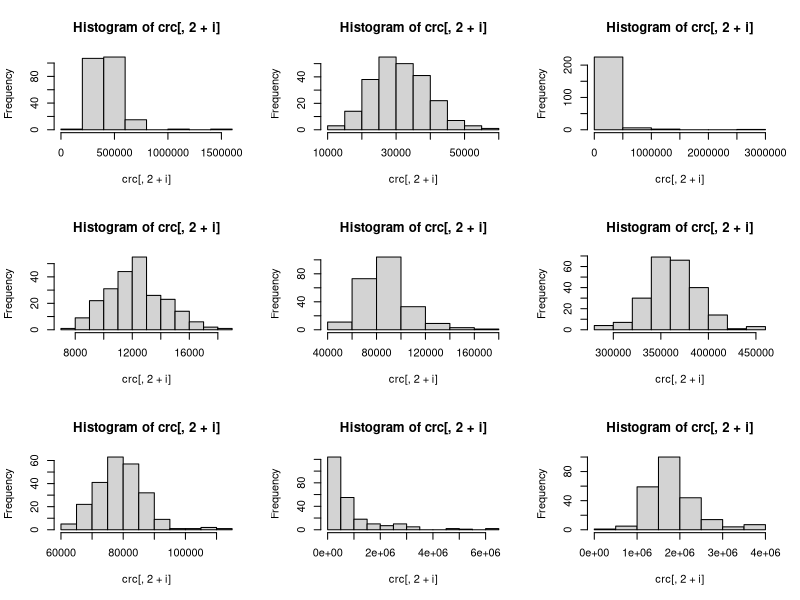
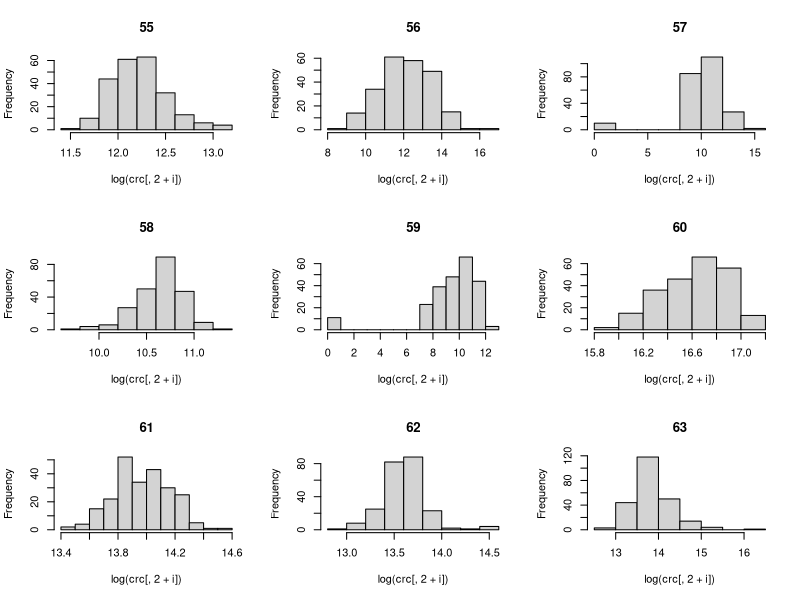
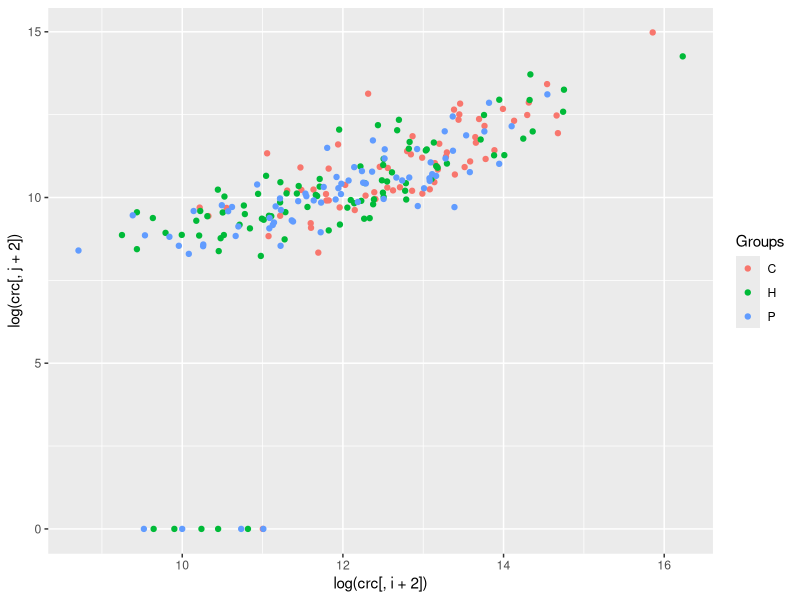
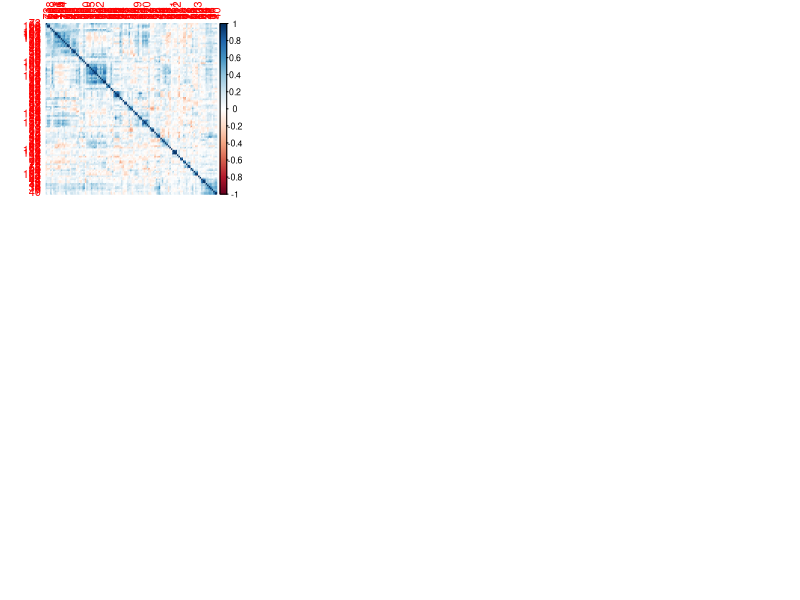
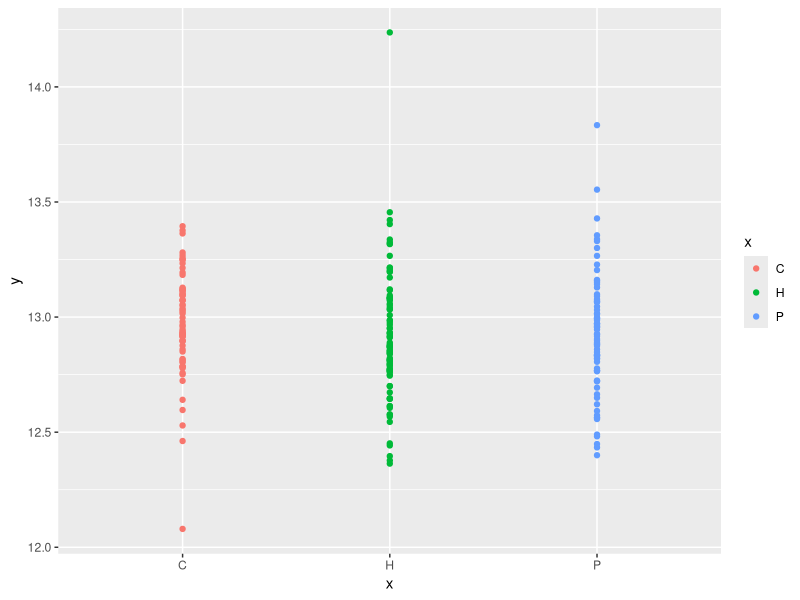

The R script that drew these images, in order:
## ---- chunk 1
#| code-fold: true
#| results: hide

# Load the library 
library("tidyr")
library("ggplot2")
crc <- readxl::read_excel("data1_CRC/CRC raw data_ updated with patient ID.xlsx", sheet = "Sheet1", na=c("NA", "-"))
attributes(crc)
crc <- as.data.frame(crc)
## ---- chunk 2
    #| code-fold: true
    #| results: hide

    dim(crc)
    names(crc)
## ---- chunk 3
    #| code-fold: true

    #column 1 is the Group indicator: C, H, or P
    table(crc$Groups)
## ---- chunk 4
    #| code-fold: true

    #column 2 is the patient ID
    crc$`Patient   ID` %>% unique %>% length
## ---- chunk 5
    #| code-fold: true

    par(mfrow=c(3,3))
    for(i in 1:9)
      hist(crc[,2+i]) 

    #change the range of i to draw other ones
    j=7
    par(mfrow=c(3,3))
    for(i in (9*j-8):(9*j))
      hist(log(crc[,2+i]), main=paste(i))

## ---- chunk 6
    #| code-fold: true

    #mean, SD, skewness, 
    #stratified by group
## ---- chunk 7
    names(crc[,116:124])
    colnames(crc)[116:124]=c('age', 'gender', 'smoking', 'alcohol', 'diagnosis', 
                           'stage', 'height', 'weight', 'bmi')

## ---- chunk 8
    i=56; j=57
    ggplot(crc, aes(x=log(crc[,i+2]), y=log(crc[,j+2]), color=Groups))+
      geom_point()
## ---- chunk 9
      library(corrplot)#for visualizing the corr matrix of the iris data
      tmp=crc[,3:115]
      colnames(tmp)=1:113
      corrplot(cor(tmp), method="color", order = c("hclust"))
      cor_mat=cor(crc[,3:115])
      diag(cor_mat)=0
      mean(apply(abs(cor_mat), 1, max)>0.75)
      
## ---- chunk 10
    i=0
    #run the following lines again and gain to examine each metabolite
    i=i+1; print(i)
    tmp.frame=data.frame(y=log(tmp[,i]), x=crc$Groups)
    ggplot(tmp.frame, aes(x=x, y=y, col=x)) + geom_point()
    summary(lm(log(tmp[,i])~crc$Groups))$coefficients

